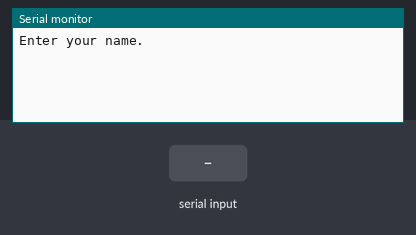
The sketch below on a simulated Arduino Uno, built with avr-gcc and run on an emulated ATmega328P. On the bench: the last lines printed to the serial monitor. Inputs (shaded band) come from the test bench.

Above: at 1.2 s.
1.3 s: "90,45\n" received over Serial
At 3.5 s:
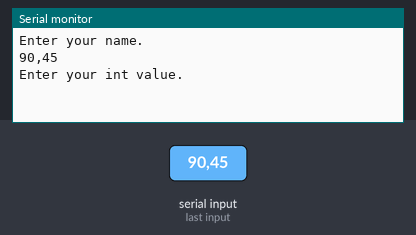
3.8 s: "30,150\n" received over Serial
At 5.7 s:
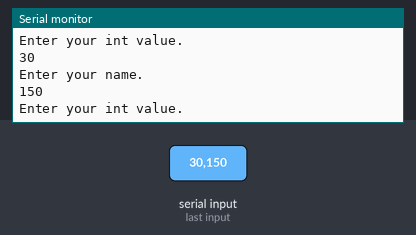

The sketch:

0_basicReadApplication.ino
```cpp
void setup() {
  Serial.begin(9600);
}

void loop() {
   //char inputChar = readByteData();
   //Serial.println(inputChar);

  String  inputString = readString();
  Serial.println(inputString);

  int inputInt = readInteger();
  Serial.println(inputInt);
}

char readByteData() {
  clearSerialBuffer();
  char byteInput = 0;
  Serial.println("Enter your Byte Data.");
  while (Serial.available() == 0) {
  }

  byteInput = Serial.read();

  // check if a number was received
  if ((byteInput >= '0')) {
    Serial.print("Number received: ");
  } else {
    Serial.println("Not a number.");
  }
  return byteInput;
}

String readString() {
  clearSerialBuffer();
  Serial.println("Enter your name.");
  while (Serial.available() == 0) {
  }
  String  inputString = Serial.readString();
  return inputString;
}

int readInteger() {
  clearSerialBuffer();
  Serial.println("Enter your int value.");
  while (Serial.available() == 0) {
    ;
  }
  int  input = Serial.parseInt();
  return input;
}

void clearSerialBuffer() {

  while (Serial.available() > 0) {
    Serial.read();
  }
}
```

Measured:
- after the input at 1.3 s, the serial monitor: prints a new line after 1.0 s (image 1)
- after the input at 3.8 s, the serial monitor: prints a new line at once (image 2)
